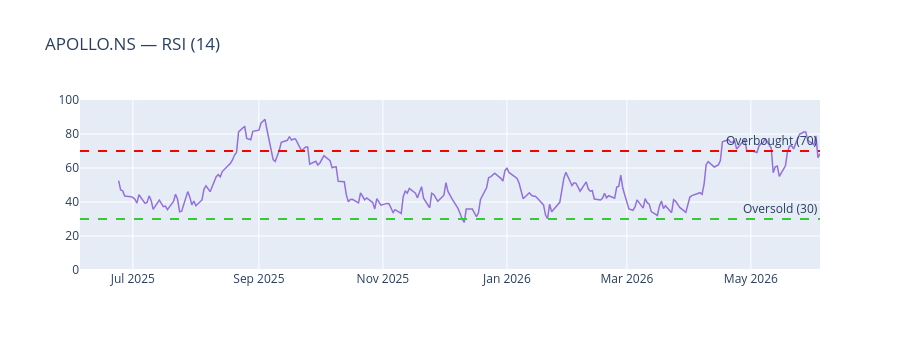

The notebook cell saved with this chart:
### Code cell
# ── 12e. RSI (14) ───────────────────────────────────────────────────────────
rsi = RSIIndicator(close=df["Close"], window=14).rsi()

fig = go.Figure()
fig.add_trace(go.Scatter(x=df.index, y=rsi, name="RSI(14)", line=dict(color="mediumpurple", width=1.5)))
fig.add_hline(y=70, line_dash="dash", line_color="red",       annotation_text="Overbought (70)")
fig.add_hline(y=30, line_dash="dash", line_color="limegreen", annotation_text="Oversold (30)")
fig.update_layout(
    title=f"{ticker} — RSI (14)",
    yaxis=dict(range=[0, 100]),
    height=350,
)
fig.show()

### Figure 1 — Plotly figure (JSON) as saved in the notebook; plotly's stock layout.template omitted (floating-point values rounded to 4 significant figures; data arrays with more than 128 entries replaced by an {"elided": "..."} marker saying what was removed)
{"data": [{"line": {"color": "mediumpurple", "width": 1.5}, "name": "RSI(14)", "type": "scatter", "x": {"elided": "249 str values"}, "y": {"elided": "249 float values"}}], "layout": {"annotations": [{"showarrow": false, "text": "Overbought (70)", "x": 1, "xanchor": "right", "xref": "x domain", "y": 70, "yanchor": "bottom", "yref": "y"}, {"showarrow": false, "text": "Oversold (30)", "x": 1, "xanchor": "right", "xref": "x domain", "y": 30, "yanchor": "bottom", "yref": "y"}], "height": 350, "shapes": [{"line": {"color": "red", "dash": "dash"}, "type": "line", "x0": 0, "x1": 1, "xref": "x domain", "y0": 70, "y1": 70, "yref": "y"}, {"line": {"color": "limegreen", "dash": "dash"}, "type": "line", "x0": 0, "x1": 1, "xref": "x domain", "y0": 30, "y1": 30, "yref": "y"}], "title": {"text": "APOLLO.NS — RSI (14)"}, "yaxis": {"range": [0, 100]}}}
